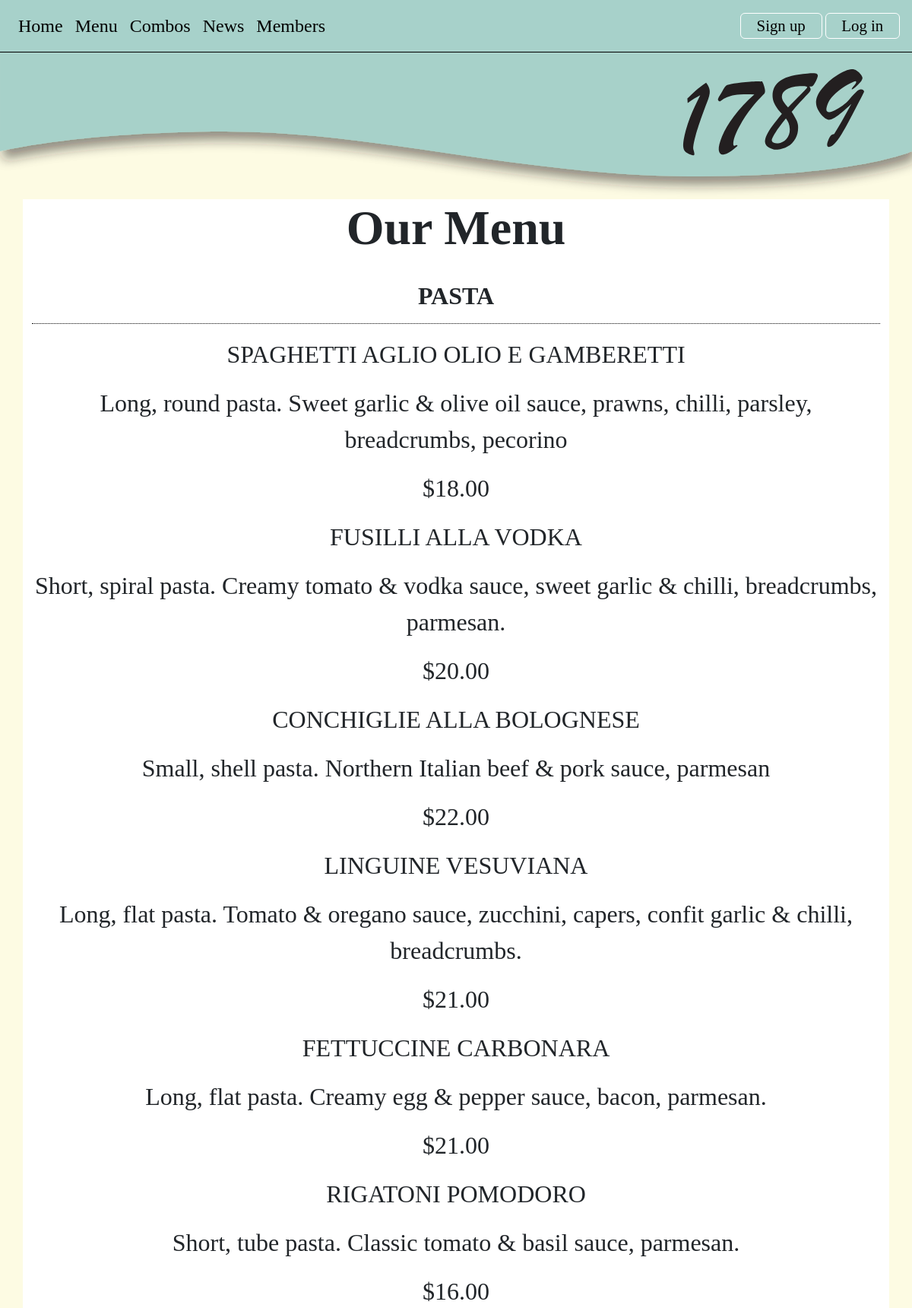
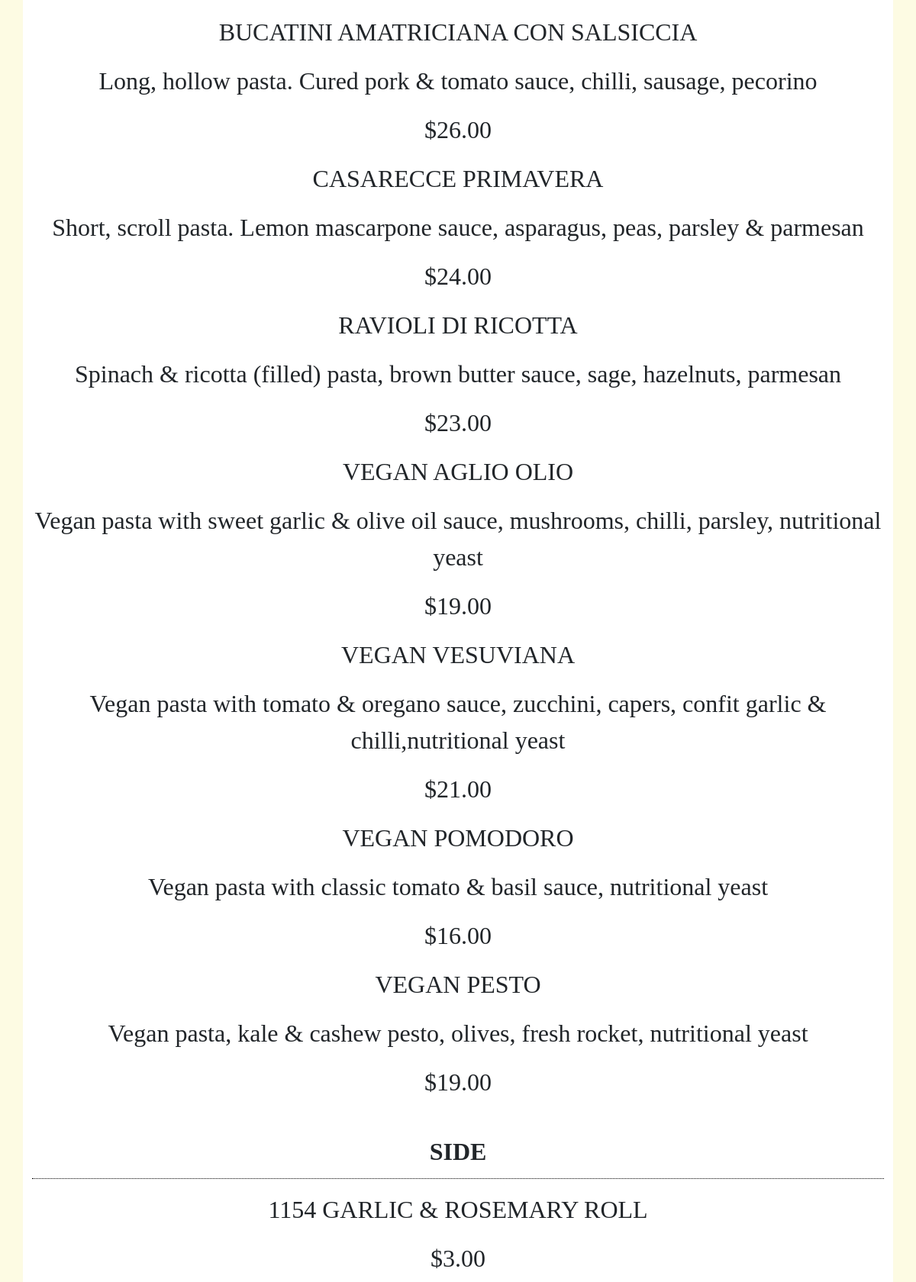
The page /menu (upper part) on the database its author committed (2 pictures, top to bottom).
### tables this page shows
CREATE TABLE food(
  food_id integer primary key autoincrement not null,
    title text not null unique,
    price real not null,
    description text unique,
    type text not null,
    image text
);

### server.py (the view)
@app.route('/menu')
def menu():
    sql = """select title, description, price, type from food"""
    result = run_search_query_tuples(sql, (), db_path, True)
    return render_template("menu.html", menu=result)

### db_functions.py (called while the page is built)
def run_search_query_tuples(sql_query, values_tuple, file_path, rowfactory=False):
    result = None
    try:
        db = sqlite3.connect(file_path)
        if rowfactory:
            db.row_factory = sqlite3.Row
        cursor = db.cursor()
        cursor.execute(sql_query, values_tuple)
        result = cursor.fetchall()
        cursor.close()
    except sqlite3.Error as error:
        print("Error running search query tuples: {}".format(error))
        return None
    db.close()
    if result is None:
        print("No search values were found")
    return result

### server.py (called while the page is built)
@app.template_filter()
def make_price(p):
    return "${:.2f}".format(p)

### templates/menu.html (shortened to what this page needs)
{% extends "layout.html" %}
{% block banner %}
static/images/small_banner.svg
{% endblock %}
{% block content %}
<div class="container-lg">
    <h1>Our Menu</h1>
    {% set ns=namespace(type = "") %}
    {% for row in menu %}
    {% if ns.type != row['type'] %}
    <h2 class="body-text menu-title"> {{ row['type'] }}</h2>
        {% set ns.type=row['type'] %}
    {% endif %}
    <p class="body-text"> {{ row['title'] }}</p>
    <p class="body-text"> {{ row['description'] }}</p>
    <p class="body-text"> {{ row['price'] | make_price }}</p>
    {% endfor %}
</div>
{% endblock %}

### static/styles.css (style rules this page uses)
:root { --brand-paper: rgb(253,251,227); --brand-green: rgb(167,209,202); --brand-green-pale: rgb(223,237,224); }
body { font-family: 'Cormorant Garamond', serif; font-size: 100%; background-color: var(--brand-paper); margin:0; }
.body-text { font-size: 2em; text-align: center; }
h1 { font-size: 4em; text-align: center; font-weight: 600; margin: 0; }
h2 { border-bottom: 1px solid gray; }
.container-lg { border: 0px solid pink; background-color: rgb(255,255,255); overflow: auto; margin-bottom: 2.5em; }
.menu-title { border-bottom: 1px dotted black; padding: 1em 0 0.5em 0; font-weight: bold; margin-bottom: 0.5em; }

### rows shown on the page
food: type "PASTA", title "SPAGHETTI AGLIO OLIO E GAMBERETTI", description "Long, round pasta. Sweet garlic & olive oil sauce, prawns, chilli, parsley, breadcrumbs, pecorino", price|make_price "$18.00"
food: title "FUSILLI ALLA VODKA", description "Short, spiral pasta. Creamy tomato & vodka sauce, sweet garlic & chilli, breadcrumbs, parmesan.", price|make_price "$20.00"
food: title "CONCHIGLIE ALLA BOLOGNESE", description "Small, shell pasta. Northern Italian beef & pork sauce, parmesan", price|make_price "$22.00"
food: title "LINGUINE VESUVIANA", description "Long, flat pasta. Tomato & oregano sauce, zucchini, capers, confit garlic & chilli, breadcrumbs.", price|make_price "$21.00"
food: title "FETTUCCINE CARBONARA", description "Long, flat pasta. Creamy egg & pepper sauce, bacon, parmesan.", price|make_price "$21.00"
food: title "RIGATONI POMODORO", description "Short, tube pasta. Classic tomato & basil sauce, parmesan.", price|make_price "$16.00"
food: title "BUCATINI AMATRICIANA CON SALSICCIA", description "Long, hollow pasta. Cured pork & tomato sauce, chilli, sausage, pecorino", price|make_price "$26.00"
food: title "CASARECCE PRIMAVERA", description "Short, scroll pasta. Lemon mascarpone sauce, asparagus, peas, parsley & parmesan", price|make_price "$24.00"
food: title "RAVIOLI DI RICOTTA", description "Spinach & ricotta (filled) pasta, brown butter sauce, sage, hazelnuts, parmesan", price|make_price "$23.00"
food: title "VEGAN AGLIO OLIO", description "Vegan pasta with sweet garlic & olive oil sauce, mushrooms, chilli, parsley, nutritional yeast", price|make_price "$19.00"
food: title "VEGAN VESUVIANA", description "Vegan pasta with tomato & oregano sauce, zucchini, capers, confit garlic & chilli,nutritional yeast", price|make_price "$21.00"
food: title "VEGAN POMODORO", description "Vegan pasta with classic tomato & basil sauce, nutritional yeast", price|make_price "$16.00"
food: title "VEGAN PESTO", description "Vegan pasta, kale & cashew pesto, olives, fresh rocket, nutritional yeast", price|make_price "$19.00"
food: type "SIDE", title "1154 GARLIC & ROSEMARY ROLL", price|make_price "$3.00"
